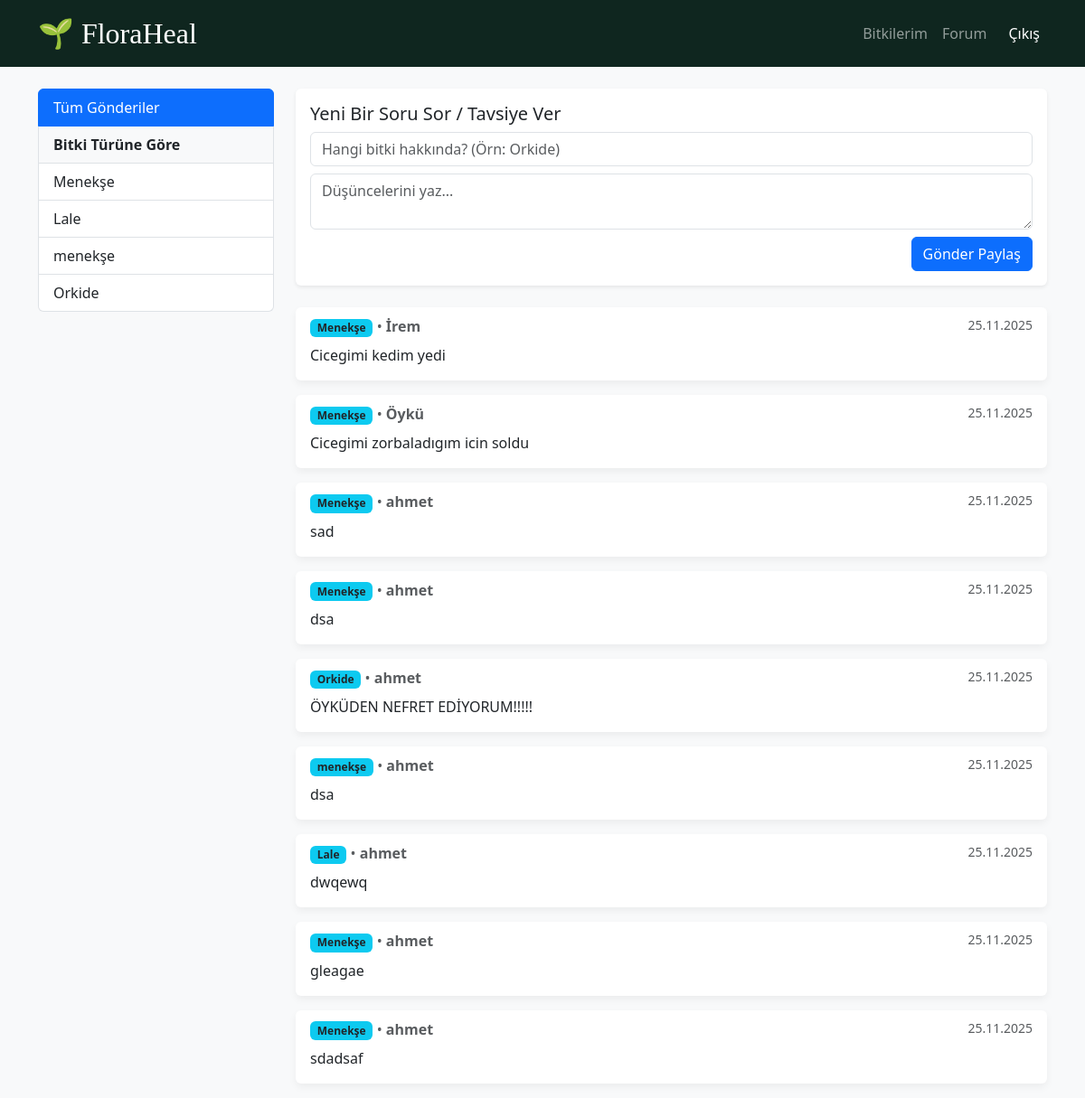
The page /forum (signed in) on the database its author committed.
### app.py (models this page shows)
class ForumPost(db.Model):
    id = db.Column(db.Integer, primary_key=True)
    user_id = db.Column(db.Integer, db.ForeignKey('user.id'), nullable=False)
    plant_species = db.Column(db.String(100), nullable=False) # Konu başlığı (Bitki Türü)
    content = db.Column(db.Text, nullable=False)
    date = db.Column(db.DateTime, default=datetime.utcnow)

class User(UserMixin, db.Model):
    id = db.Column(db.Integer, primary_key=True) # Unique ID
    username = db.Column(db.String(150), unique=True, nullable=False) # Kullanıcı Adı
    password = db.Column(db.String(150), nullable=False) # Şifre
    plants = db.relationship('Plant', backref='owner', lazy=True)
    posts = db.relationship('ForumPost', backref='author', lazy=True)

### app.py (the view, shortened to what this page needs)
@app.route('/forum', methods=['GET', 'POST'])
@login_required
def forum():
    filter_species = request.args.get('species') # URL'den gelen filtre (?species=Orkide)
    if filter_species:
        posts = ForumPost.query.filter_by(plant_species=filter_species).order_by(ForumPost.date.desc()).all()
    else:
        posts = ForumPost.query.order_by(ForumPost.date.desc()).all()
    categories = db.session.query(ForumPost.plant_species).distinct().all()
    return render_template('forum.html', posts=posts, categories=categories, active_filter=filter_species)

### app.py (called while the page is built)
@login_manager.user_loader
def load_user(user_id):
    return User.query.get(int(user_id))

### templates/forum.html
{% extends "base.html" %}
{% block content %}
<div class="row">
    <div class="col-md-3 mb-4">
        <div class="list-group">
            <a href="{{ url_for('forum') }}" class="list-group-item list-group-item-action {% if not active_filter %}active{% endif %}">
                Tüm Gönderiler
            </a>
            <div class="list-group-item bg-light fw-bold">Bitki Türüne Göre</div>
            {% for cat in categories %}
                <a href="{{ url_for('forum', species=cat.plant_species) }}"
                   class="list-group-item list-group-item-action {% if active_filter == cat.plant_species %}active{% endif %}">
                    {{ cat.plant_species }}
                </a>
            {% endfor %}
        </div>
    </div>
    <div class="col-md-9">
        <div class="card mb-4 shadow-sm">
            <div class="card-body">
                <h5>Yeni Bir Soru Sor / Tavsiye Ver</h5>
                <form method="POST">
                    <div class="mb-2">
                        <input type="text" name="plant_species" class="form-control" placeholder="Hangi bitki hakkında? (Örn: Orkide)" required value="{{ active_filter if active_filter else '' }}">
                    </div>
                    <div class="mb-2">
                        <textarea name="content" class="form-control" rows="2" placeholder="Düşüncelerini yaz..." required></textarea>
                    </div>
                    <div class="text-end">
                        <button type="submit" class="btn btn-primary">Gönder Paylaş</button>
                    </div>
                </form>
            </div>
        </div>
       {% for post in posts %}
            <div class="card mb-3">
                <div class="card-body">
                    <h6 class="card-subtitle mb-2 text-muted d-flex justify-content-between">
                        <span>
                            <span class="badge bg-info text-dark">{{ post.plant_species }}</span>
                            &bull; <strong>{{ post.author.username }}</strong>
                        </span>
                        <small>{{ post.date.strftime('%d.%m.%Y') }}</small>
                    </h6>
                    <p class="card-text">{{ post.content }}</p>
                </div>
            </div>
        {% else %}
            <div class="alert alert-info">Bu kategoride henüz gönderi yok.</div>
        {% endfor %}
    </div>
</div>
{% endblock %}

### templates/base.html (shortened to what this page needs)
<!DOCTYPE html>
<html lang="tr">
<head>
    <link href="https://cdn.jsdelivr.net/npm/bootstrap@5.3.0/dist/css/bootstrap.min.css" rel="stylesheet">
</head>
<body class="bg-light">
    <nav class="navbar navbar-expand-lg navbar-dark bg-success mb-4">
        <div class="container">
            <a class="navbar-brand" href="{{ url_for('dashboard') }}">🌱 FloraHeal</a>
            <div class="collapse navbar-collapse" id="navbarNav">
                <ul class="navbar-nav ms-auto">
                    {% if current_user.is_authenticated %}
                        <li class="nav-item"><a class="nav-link" href="{{ url_for('dashboard') }}">Bitkilerim</a></li>
                        <li class="nav-item"><a class="nav-link" href="{{ url_for('forum') }}">Forum</a></li>
                        <li class="nav-item"><a class="nav-link btn btn-danger btn-sm text-white ms-2" href="{{ url_for('logout') }}">Çıkış</a></li>
                    {% else %}
                        <li class="nav-item"><a class="nav-link" href="{{ url_for('login') }}">Giriş Yap</a></li>
                        <li class="nav-item"><a class="nav-link" href="{{ url_for('register') }}">Kayıt Ol</a></li>
                    {% endif %}
                </ul>
            </div>
        </div>
    </nav>
    <div class="container">
        {% block content %}{% endblock %}
    </div>
</body>
</html>

### templates/base.html (style rules this page uses)
.bg-success, .btn-success { background-color: #0f261f !important; border-color: #0f261f!important; }
body { background-color: #f8f9fa; }
.card { box-shadow: 0 4px 8px rgba(0,0,0,0.05); border: none; }
.navbar-brand { font-family: "Playfair Display", serif; font-size: 32px; }

### rows shown on the page
ForumPost: plant_species "Menekşe", author.username "İrem", date "25.11.2025", content "Cicegimi kedim yedi"
ForumPost: plant_species "Menekşe", author.username "Öykü", date "25.11.2025", content "Cicegimi zorbaladıgım icin soldu"
ForumPost: plant_species "Menekşe", author.username "ahmet", date "25.11.2025", content "sad"
ForumPost: plant_species "Menekşe", author.username "ahmet", date "25.11.2025", content "dsa"
ForumPost: plant_species "Orkide", author.username "ahmet", date "25.11.2025", content "ÖYKÜDEN NEFRET EDİYORUM!!!!!"
ForumPost: plant_species "menekşe", author.username "ahmet", date "25.11.2025", content "dsa"
ForumPost: plant_species "Lale", author.username "ahmet", date "25.11.2025", content "dwqewq"
ForumPost: plant_species "Menekşe", author.username "ahmet", date "25.11.2025", content "gleagae"
ForumPost: plant_species "Menekşe", author.username "ahmet", date "25.11.2025", content "sdadsaf"

### other values the page prints
{{ cat.plant_species }} "Menekşe" "Lale" "menekşe" "Orkide"
